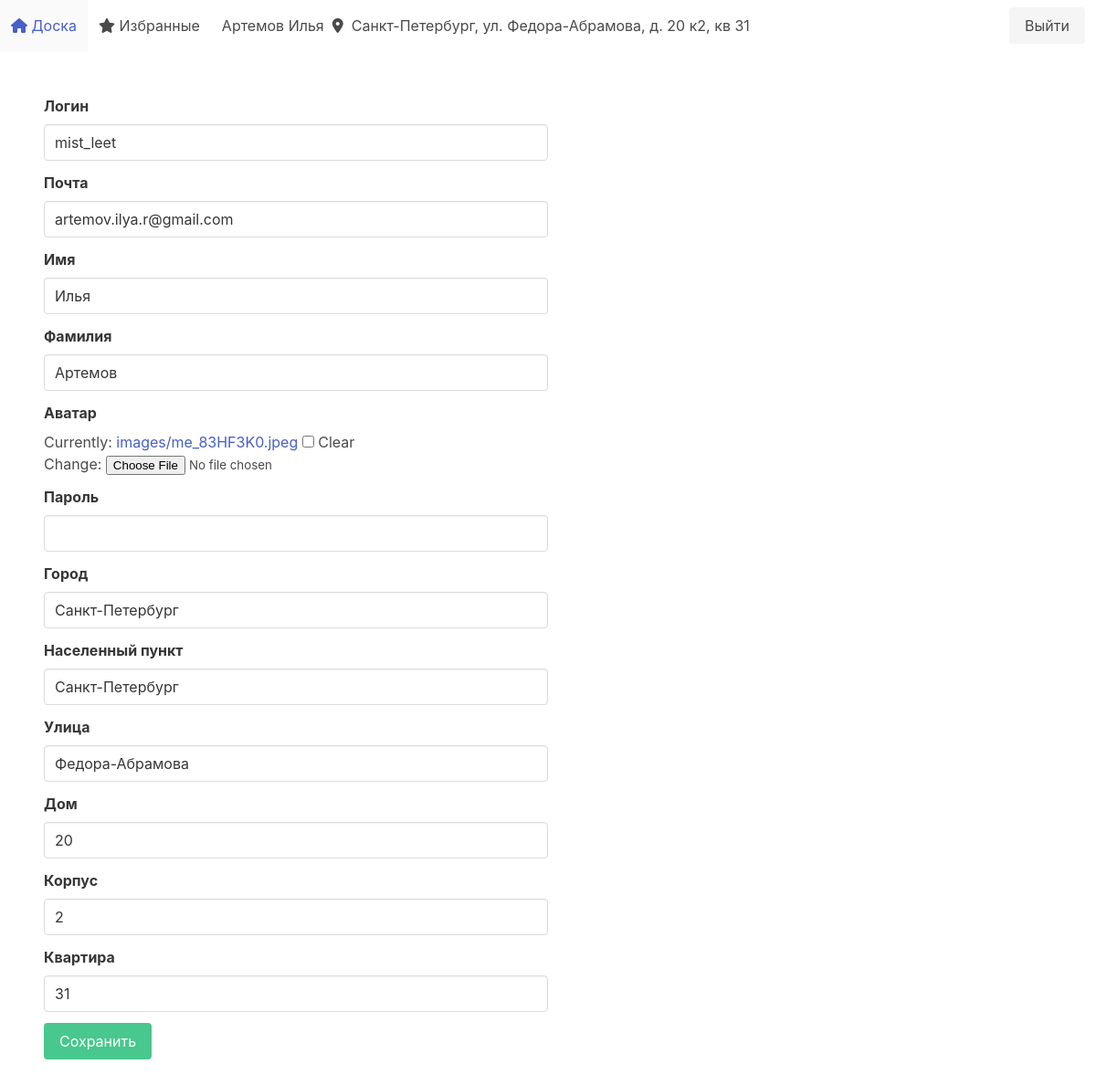
/auth/profile (signed in), run on the app's committed database.
### user_auth/models.py (models this page shows, shortened)
class Account(AbstractUser):
    image = models.ImageField(upload_to='images/', null=True, blank=True)
    address = models.ForeignKey('Address', on_delete=models.CASCADE, null=True)

class Address(models.Model):
    city = models.CharField(max_length=64)
    population_centers = models.CharField(max_length=64, null=True, blank=True)
    street = models.CharField(max_length=64)
    house = models.CharField(max_length=64)
    building = models.CharField(max_length=64, null=True, blank=True)
    flat = models.CharField(max_length=64)
    def __str__(self):
        return f'{self.city}, ул. {self.street}, д. {self.house} к{self.building}, кв {self.flat}'

### user_auth/views.py (the view)
# urls.py: path('profile', profile),
def profile(request):
    if request.method == 'POST':
        account_form = AccountForm(request.POST, request.FILES, instance=request.user)
        address_form = AddressForm(request.POST, instance=request.user.address)
        if account_form.is_valid() and address_form.is_valid():
            account_form.save()
            address_form.save()
    context = {
        'form_user': AccountForm(instance=request.user),
        'form_adderess': AddressForm(instance=request.user.address)
    }
    return render(request, 'auth/profile.html', context)

### user_auth/forms.py
class AccountForm(ModelForm):
    class Meta:
        model = Account
        fields = ('username', 'email', 'first_name', 'last_name', 'image')
    username = forms.CharField(max_length=255, label='Логин', widget=CustomTextInput)
    email = forms.EmailField(max_length=255, label='Почта', widget=CustomEmailInput)
    password = forms.CharField(label='Пароль', widget=CustomPasswordInput)
    first_name = forms.CharField(max_length=255, label='Имя', widget=CustomTextInput)
    last_name = forms.CharField(max_length=255, label='Фамилия', widget=CustomTextInput)
    image = forms.FileField(label='Аватар', required=False)

class AddressForm(ModelForm):
    class Meta:
        model = Address
        fields = '__all__'
    city = forms.CharField(max_length=255, label='Город', widget=CustomTextInput)
    population_centers = forms.CharField(max_length=255, label='Населенный пункт', widget=CustomTextInput)
    street = forms.CharField(max_length=255, label='Улица', widget=CustomTextInput)
    house = forms.CharField(max_length=255, label='Дом', widget=CustomTextInput)
    building = forms.CharField(max_length=255, label='Корпус', widget=CustomTextInput)
    flat = forms.CharField(max_length=255, label='Квартира', widget=CustomTextInput)

### templates/auth/profile.html (shortened to what this page needs)
{% extends 'layouts/base.html' %}
{% block content %}
    <div class="columns is-gapless is-multiline is-mobile">
        <div class="column is-half">
            <form method="post" enctype="multipart/form-data">
                {% include 'includes/form.html' with form=form_user %}
                {% include 'includes/form.html' with form=form_adderess %}
                <button class="button is-success" type="submit" value="Submit">Сохранить</button>
            </form>
        </div>
    </div>
{% endblock %}

### templates/layouts/base.html (shortened to what this page needs)
<!DOCTYPE html>
<html lang="en">
<head>
    <link rel="stylesheet" href="https://cdn.jsdelivr.net/npm/bulma@0.9.3/css/bulma.min.css">
    {% load static %}
    <link rel="stylesheet" type="text/css" href="{% static 'board/css/main.css' %}">
</head>
<body>
<nav class="navbar" role="navigation" aria-label="main navigation">
    <div id="navbarBasicExample" class="navbar-menu">
        <div class="navbar-start">
            <a class="navbar-item" href="/">
                <i class="fa-solid fa-house"></i> &nbsp;Доска
            </a>
            <a class="navbar-item" href="/favorites">
                <i class="fa-solid fa-star"></i>&nbsp;Избранные
            </a>
            {% if request.user.is_authenticated %}
                <a class="navbar-item" href="/auth/profile">
                    {{ user.last_name }}&nbsp;{{ user.first_name }}
                    &nbsp <i class="fa-solid fa-location-dot"></i> &nbsp
                    {{ user.address }}
                </a>
            {% endif %}
        </div>
        <div class="navbar-end">
            <div class="navbar-item">
                <div class="buttons">
                    <a href="/auth/logout"
                       class="button is-light">
                        Выйти
                    </a>
                </div>
            </div>
        </div>
    </div>
</nav>
<section class="section">
    {% block content %}
    {% endblock %}
</section>
</body>
</html>

### templates/includes/form.html (shortened to what this page needs)
{% for field in form %}
    <div class="field">
        <label class="label" for="{{ field.auto_id }}">{{ field.label }}</label>
        {{ field }}
    </div>
{% endfor %}

### templates/widgets/text_input.html
<div class="control">
    <input
        class="input"
        type="{{ widget.type }}"
        name="{{ widget.name }}"
        {% if widget.value != None %}
            value="{{ widget.value|stringformat:'s' }}"
        {% endif %}
        {% include "django/forms/widgets/attrs.html" %}>
</div>

### data on the page
Account: last_name "Артемов", first_name "Илья", address "Санкт-Петербург, ул. Федора-Абрамова, д. 20 к2, кв 31", username "mist_leet" "artemov.ilya.r@gmail.com" "Илья" "Артемов"
Address: city "Санкт-Петербург" "Санкт-Петербург" "Федора-Абрамова" "20" "31"

### other printed values
{{ field.label }} "Логин" "Почта" "Имя" "Фамилия" "Аватар" "Пароль" "Город" "Населенный пункт" "Улица" "Дом" "Корпус" "Квартира"
